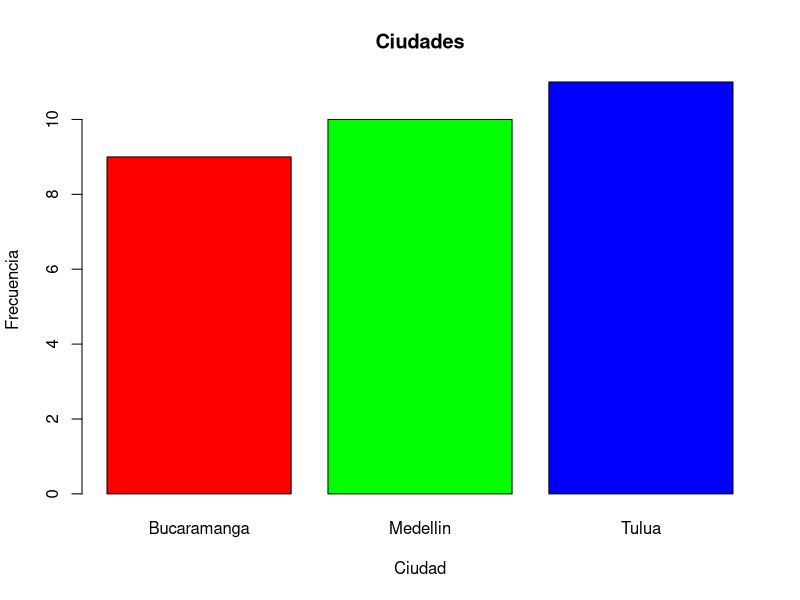
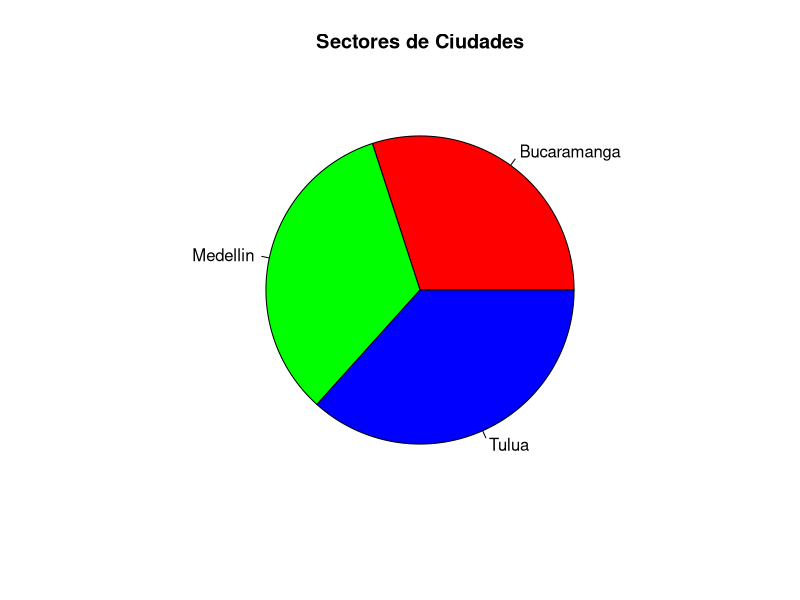
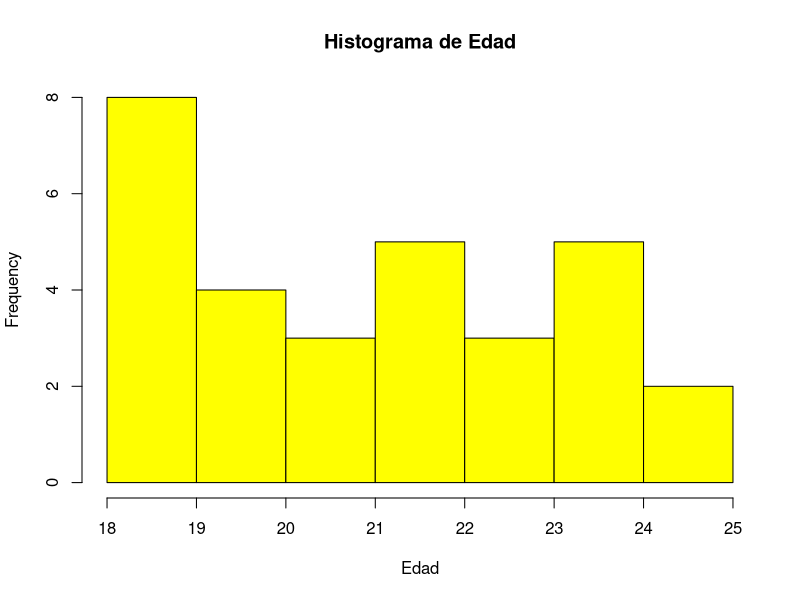
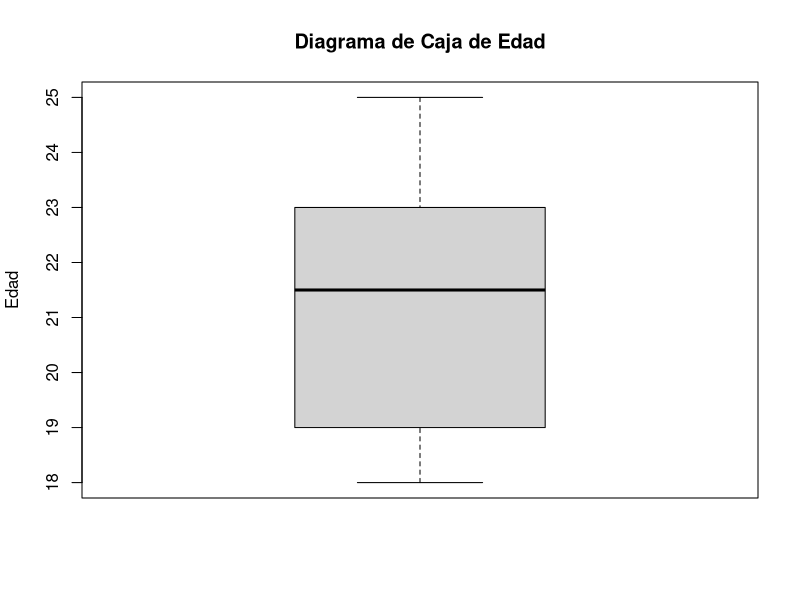

The R source for these figures, in order:
# Primero se crea el conjunto de datos

set.seed(123) 
sexo <- sample(c("Masculino", "Femenino"), 30, replace = TRUE)
edad <- sample(18:25, 30, replace = TRUE)
estatura <- round(rnorm(30, mean = 170, sd = 10), 1)  # Media 170 cm, sd 10 cm
nota <- sample(1:5, 30, replace = TRUE)
ciudad <- sample(c("Medellin", "Bucaramanga", "Tulua"), 30, replace = TRUE)
# Una vez explicito lo que queremos mostrar, se crea la estructura de los datos que queremos tabular
estudiantes <- data.frame(Sexo = sexo, Edad = edad, Estatura = estatura, Nota = nota, Ciudad = ciudad)
print(estudiantes)

# Realizar una tabla de frecuencias absolutas y otra de frecuencias relativas para la variable Calificación. Almacena las tablas anteriores en dos variables y llámalas absolutas y relativas.
absolutas <- table(estudiantes$Nota)
relativas <- prop.table(absolutas)
print(absolutas)
print(relativas)

#Representar la variable ciudad mediante un diagrama de barras y un diagrama de sectores Incluye un título adecuado para cada gráfico y colorea las barras y los sectores de colores diferentes.
barplot(table(estudiantes$Ciudad), 
        main = "Ciudades", 
        col = rainbow(length(unique(estudiantes$Ciudad))),
        xlab = "Ciudad", 
        ylab = "Frecuencia")

# Diagrama de sectores
pie(table(estudiantes$Ciudad), 
    main = "Sectores de Ciudades", 
    col = rainbow(length(unique(estudiantes$Ciudad))))

# Para la variable Edad, realizar un histograma y un diagrama de caja y bigotes considerando la opción range = 1.5. Incluye un título apropiado para cada gráfico y colorea las barras del histograma de color amarillo. ¿Existe algún valor atípico en esta variable? Reduce el valor del argumento range hasta 0.5. ¿Varían las conclusiones ?
hist(estudiantes$Edad, 
     main = "Histograma de Edad", 
     xlab = "Edad", 
     col = "yellow", 
     border = "black")

boxplot(estudiantes$Edad, 
        main = "Diagrama de Caja de Edad", 
        ylab = "Edad", 
        range = 1.5)

# Realizar un resumen de la variable Puntuación mediante la orden summary.Comprueba que las medidas que proporciona summary coinciden con las medidas calculadas de forma individual usando su función específica

resumen_nota <- summary(estudiantes$Nota)
print(resumen_nota)

# Medidas manuales
media_nota <- mean(estudiantes$Nota)
mediana_nota <- median(estudiantes$Nota)
varianza_nota <- var(estudiantes$Nota)
desviacion_nota <- sd(estudiantes$Nota)

# Resultados
cat("Media:", media_nota, "\n")
cat("Mediana:", mediana_nota, "\n")
cat("Varianza:", varianza_nota, "\n")
cat("Desviación estándar:", desviacion_nota, "\n")

media_estatura <- mean(estudiantes$Estatura)

# Medidas de dispersión
varianza_estatura <- var(estudiantes$Estatura)
desviacion_estatura <- sd(estudiantes$Estatura)

# Imprimir resultados
cat("Media de Estatura:", media_estatura, "\n")
cat("Varianza de Estatura:", varianza_estatura, "\n")
cat("Desviación estándar de Estatura:", desviacion_estatura, "\n")




